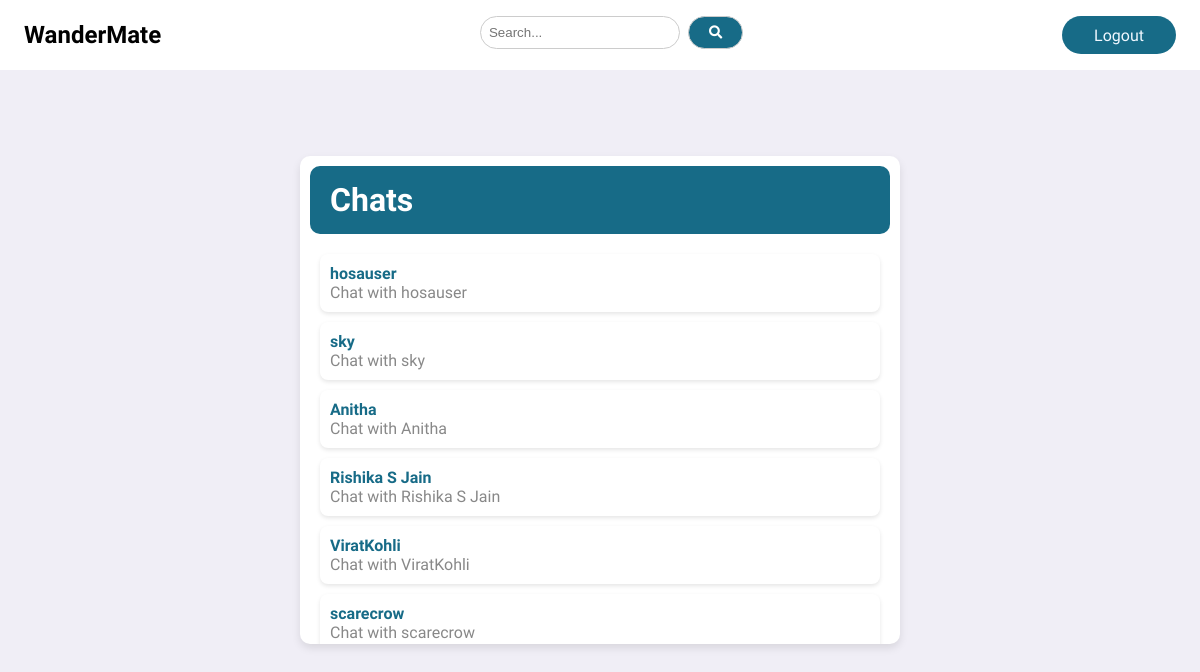
Page /chat/ (signed in) on the committed database.
### core/models.py (models this page shows, shortened)
class FollowersCount(models.Model):
    follower = models.CharField(max_length = 100)
    user = models.CharField(max_length = 100)

### core/views.py (the view)
# urls.py: path('chat/', views.chat, name = "chat"),
@login_required(login_url='core:signinSignup')
def chat(request):
    user_name = request.user
    followers_list = FollowersCount.objects.filter(user = user_name)
    return render(request, 'chat.html', {'followers_list':followers_list})

### templates/chat.html (shortened to what this page needs)
{% extends 'base.html' %}
{% load static %}
{% block content%}
<div class="chat-body">
    <div class="chat-container">
        <div class="chat-header">
            <h1>Chats</h1>
        </div>
        <ul class="chat-list">
            {% for follower in followers_list %}
            <li class="chat-item" href = "#">
                <a href = "{% url 'core:user_chat_room' follower.follower user.username %}" style = "text-decoration:none">
                <div class="chat-info">
                    <div class="sender">{{follower.follower}}</div>
                    <div class="last-message">Chat with {{follower.follower}}</div>
                </div>
                </a>
            </li>
            {% endfor %}
        </ul>
    </div>
</div>
{% endblock %}

### static/css/style.css (style rules this page uses)
:root { --color-white: hsl(252, 30%, 100%); --color-light: hsl(252, 30%, 95%); --color-gray: hsl(252, 15%, 65%); --color-primary: #176B87; --color-secondary: hsl(252, 100%, 90%); --color-success: hsl(120, 95%, 65%); --color-danger: hsl(0, 95%, 65%); --color-dark: hsl(252, 30%, 17%); --color-black: hsl(252, 30%, 10%); --border-radius: 2rem; --card-border-radius: 1rem; --btn-padding: 0.6rem 2rem; --search-padding: 0.6rem 1rem; --card-padding: 1rem; --sticky-top-left: 5.4rem; --sticky-top-right: -18rem; }
*, *::before, *::after { margin: 0; padding: 0; outline: 0; box-sizing: border-box; text-decoration: none; list-style: none; border: none; }
body { font-family: 'Playpen Sans', cursive; color: var(--color-dark); background: var(--color-light); overflow-x: hidden; }
.chat-body { font-family: 'Playpen Sans', cursive; color: hsl(252, 30%, 17%); background:hsl(252, 30%, 95%); margin: 0; padding: 0; display: flex; justify-content: center; align-items: center; height: 100vh; }
.chat-container { width: 80%; max-width: 600px; background-color: #fff; border-radius: 10px; box-shadow: 0 4px 8px rgba(0, 0, 0, 0.1); display: flex; flex-direction: column; overflow: hidden; }
.chat-header { background-color: #176B87; color: #fff; padding: 10px 20px; text-align: center; }
.chat-list { list-style-type: none; padding: 0; margin: 0; flex: 1; overflow-y: auto; max-height: 400px; }
.chat-item { background-color: #fff; padding: 10px; margin: 10px 20px; border-radius: 8px; box-shadow: 0 2px 4px rgba(0, 0, 0, 0.1); display: flex; align-items: center; cursor: pointer; }
.chat-info { flex: 1; }
.sender { font-weight: bold; color: #176B87; }
.last-message { color: #888; }
.chat-header { background-color: #176B87; color: #fff; text-align: center; padding: 15px 20px ; border-radius: 10px ; display: flex; justify-content: space-between; align-items: center; margin: 10px 10px 10px 10px; }

### rows in the picture
FollowersCount: follower "hosauser"
FollowersCount: follower "sky"
FollowersCount: follower "Anitha"
FollowersCount: follower "Rishika S Jain"
FollowersCount: follower "ViratKohli"
FollowersCount: follower "scarecrow"
